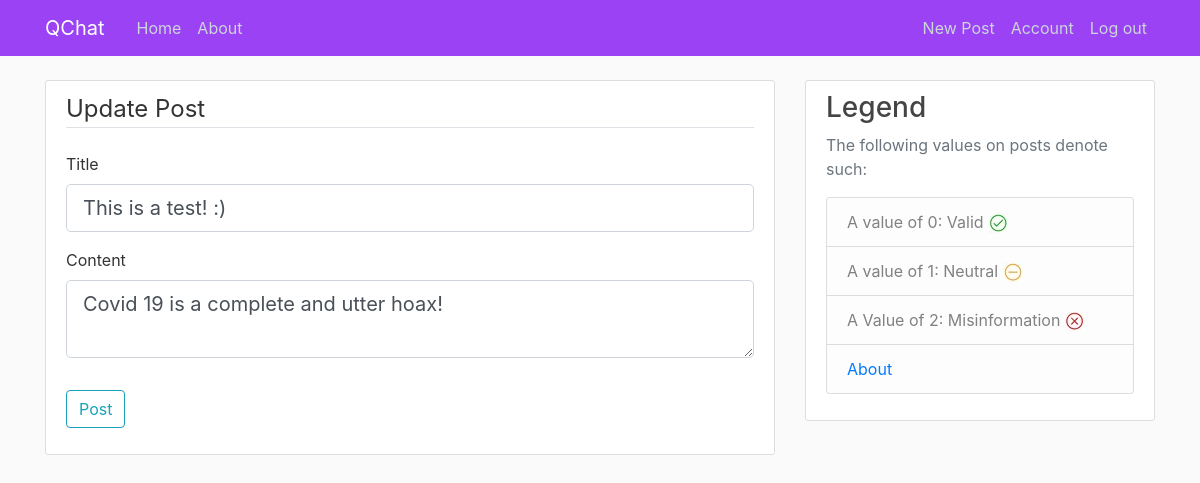
The app's page /post/30/update (signed in) with its own data.
### app/models.py (models this page shows, shortened)
class Post(db.Model):
    id = db.Column(db.Integer, primary_key=True)                                    # Primary Key
    title = db.Column(db.String(100), nullable=False)                               # Each Post will have a title, with a max(100) characters, uniqueness does not apply, and Null is not allowed!
    date_posted = db.Column(db.DateTime, nullable=False, default=datetime.utcnow)   # Each Post will have a date_posted, with DateTime set to utcnow, current time, and Null is not allowed!
    content = db.Column(db.Text, nullable=False)                                    # Each Post will have a content with no character limit, and Null is not allowed!
    user_id = db.Column(db.Integer, db.ForeignKey('user.id'), nullable=False)       # This is using the user id as a ForeignKey, each post must have an Author, so Null is not allowed!

### app/posts/routes.py (the view, shortened to what this page needs)
@posts.route('/post/<int:post_id>/update', methods=['GET', 'POST'])
@login_required
def update_post(post_id):
    post = Post.query.get_or_404(post_id)
    if post.author != current_user:
        abort(403)
    form = PostForm()                                                       # Create an instance of the PostForm()
    if request.method == 'GET':
        form.title.data = post.title                                        # This ensures that the fields are populated with the previous text! But only if it's a 'GET' request.
        form.content.data = post.content                                    # This ensures that the fields are populated with the previous text! But only if it's a 'GET' request.
    return render_template('create_post.html', title='Update Post', form=form, legend='Update Post')            # Redirect to Create_Post.html, but with some pre-filled text, and a newer legend!

### app/posts/forms.py
class PostForm(FlaskForm):
    title = StringField('Title', validators=[ DataRequired() ])
    content = TextAreaField('Content', validators=[ DataRequired() ])
    submit = SubmitField('Post')

### app/models.py (called while the page is built)
@login_manager.user_loader
def laod_user(user_id):
    return User.query.get(int(user_id))                                             # getter function that helps get the user_id

### app/templates/create_post.html (shortened to what this page needs)
{% extends "template.html" %}
{% block content %}
    <div class="content-section">
        <form method="POST" action="">
            <fieldset class="form-group">
                <legend class="border-bottom mb-4">{{ legend }}</legend>
                <div class="form-group">
                    {{ form.title.label(class="form-control-label") }}
                    {% if form.title.errors %}
                        {{ form.title(class="form-control form-control-lg is-invalid") }}
                        <div class="invalid-feedback">
                            {% for error in form.title.errors %}
                                <span> {{ error }} </span>
                            {% endfor %}
                        </div>
                    {% else %}
                        {{ form.title(class="form-control form-control-lg") }}
                    {% endif %}
                </div>
                <div class="form-group">
                    {{ form.content.label(class="form-control-label") }}
                    {% if form.content.errors %}
                        {{ form.content(class="form-control form-control-lg is-invalid") }}
                        <div class="invalid-feedback">
                            {% for error in form.content.errors %}
                                <span> {{ error }} </span>
                            {% endfor %}
                        </div>
                    {% else %}
                        {{ form.content(class="form-control form-control-lg") }}
                    {% endif %}
                </div>
            </fieldset>
            <div class="form-group">
                {{ form.submit(class="btn btn-outline-info") }}
            </div>
        </form>
    </div>
{% endblock content %}

### app/static/main.css (style rules this page uses)
body { background: #fafafa; color: #333333; margin-top: 5rem; }
.content-section { background: #ffffff; padding: 10px 20px; border: 1px solid #dddddd; border-radius: 3px; margin-bottom: 20px; }

### records on screen
Post: title "This is a test! :)", content "Covid 19 is a complete and utter hoax!"

### other values on screen
{{ legend }} "Update Post"
